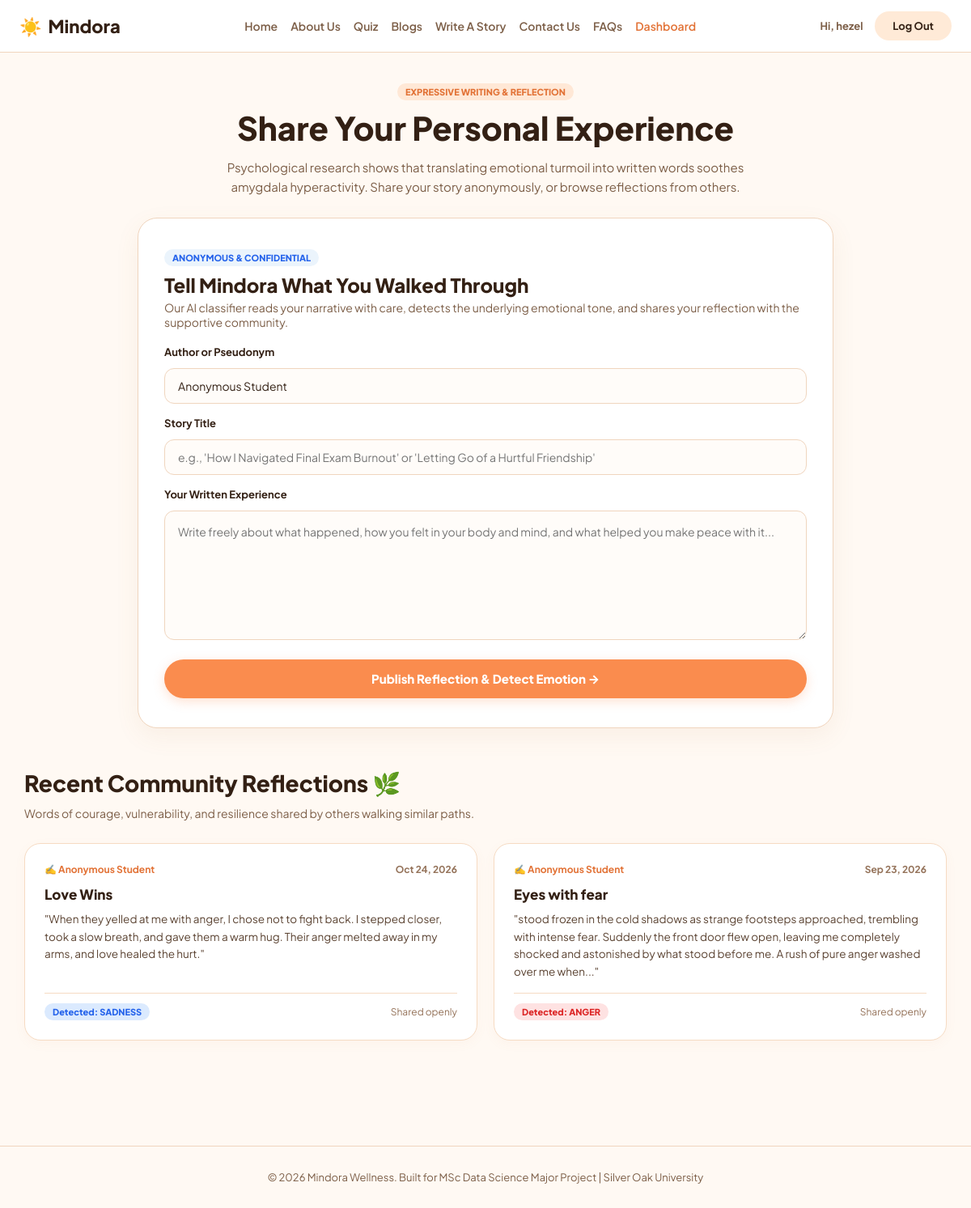
/story (signed in), run on the app's committed database.
### app.py (models this page shows)
class Story(db.Model):
    __tablename__ = "story"
    id = db.Column(db.Integer, primary_key=True)
    author = db.Column(db.String(100), default="Anonymous Student")
    title = db.Column(db.String(150), nullable=False)
    content = db.Column(db.Text, nullable=False)
    detected_emotion = db.Column(db.String(50), default="Reflective")
    timestamp = db.Column(db.DateTime, default=datetime.utcnow)

### app.py (the view, shortened to what this page needs)
@app.route("/story", methods=["GET", "POST"])
def write_story():
    stories = Story.query.order_by(Story.timestamp.desc()).limit(10).all()
    return render_template("story.html", stories=stories)

### templates/story.html (shortened to what this page needs)
{% extends "base.html" %}
{% block content %}
<div class="warm-page-container" style="padding-bottom: 70px;">
    <header class="quiz-hero-header" style="max-width: 900px; margin: 36px auto 26px auto; text-align: center; padding: 0 20px;">
        <span class="badge-mini" style="background: #FFE8D6; color: var(--orange-hover); margin-bottom: 8px;">EXPRESSIVE WRITING & REFLECTION</span>
        <h1 style="font-size: 40px; font-weight: 800; color: #332014; margin-bottom: 12px;">Share Your Personal Experience</h1>
        <p style="font-size: 15px; color: #7C5E47; line-height: 1.6; max-width: 680px; margin: 0 auto;">
            Psychological research shows that translating emotional turmoil into written words soothes amygdala hyperactivity. Share your story anonymously, or browse reflections from others.
        </p>
    </header>
    <section class="ai-demo-wrapper" style="max-width: 860px; margin-top: 10px;">
        <div class="demo-card" style="border: 1.5px solid var(--border-warm); box-shadow: 0 10px 30px rgba(180, 110, 60, 0.08);">
            <div class="demo-header">
                <span class="badge-mini" style="background: #EBF4FC; color: #2563EB;">ANONYMOUS & CONFIDENTIAL</span>
                <h2 style="font-size: 24px; font-weight: 800; color: #332014; margin-top: 8px;">Tell Mindora What You Walked Through</h2>
                <p style="font-size: 14px; color: var(--text-muted); margin-top: 4px;">
                    Our AI classifier reads your narrative with care, detects the underlying emotional tone, and shares your reflection with the supportive community.
                </p>
            </div>
            <form action="{{ url_for('write_story') }}" method="POST" style="margin-top: 20px;">
                <div class="form-group" style="margin-bottom: 16px;">
                    <label style="display: block; font-size: 13px; font-weight: 700; color: #332014; margin-bottom: 6px;">
                        Author or Pseudonym
                    </label>
                    <input type="text" name="author" placeholder="Anonymous Student (or your chosen pseudonym)" value="Anonymous Student" style="background: var(--card-sub); border: 1.5px solid var(--border-warm); padding: 12px 16px; border-radius: 12px; font-size: 14px; width: 100%;">
                </div>
                <div class="form-group" style="margin-bottom: 16px;">
                    <label style="display: block; font-size: 13px; font-weight: 700; color: #332014; margin-bottom: 6px;">
                        Story Title
                    </label>
                    <input type="text" name="title" required placeholder="e.g., 'How I Navigated Final Exam Burnout' or 'Letting Go of a Hurtful Friendship'" style="background: var(--card-sub); border: 1.5px solid var(--border-warm); padding: 12px 16px; border-radius: 12px; font-size: 14px; width: 100%;">
                </div>
                <div class="form-group" style="margin-bottom: 20px;">
                    <label style="display: block; font-size: 13px; font-weight: 700; color: #332014; margin-bottom: 6px;">
                        Your Written Experience
                    </label>
                    <textarea name="story" required placeholder="Write freely about what happened, how you felt in your body and mind, and what helped you make peace with it..." style="height: 160px; background: var(--card-sub); border: 1.5px solid var(--border-warm); padding: 14px 16px; border-radius: 12px; font-size: 14px; width: 100%; line-height: 1.6;"></textarea>
                </div>
                <button type="submit" class="btn-pill-orange btn-full" style="font-size: 15px; padding: 14px; font-weight: 800; cursor: pointer;">
                    Publish Reflection & Detect Emotion →
                </button>
            </form>
        </div>
    </section>
    <section class="headspace-section" style="max-width: 1140px; margin-top: 50px;">
        <h2 class="headspace-title" style="font-size: 28px; font-weight: 800; color: #332014; margin-bottom: 10px;">
            Recent Community Reflections 🌿
        </h2>
        <p style="font-size: 14px; color: var(--text-muted); margin-bottom: 28px;">
            Words of courage, vulnerability, and resilience shared by others walking similar paths.
        </p>
        <div class="plans-grid">
            {% if stories %}
                {% for s in stories %}
                <div class="plan-card" style="cursor: default; background: #FFFFFF; border: 1.5px solid var(--border-soft); border-radius: 20px; padding: 24px; box-shadow: 0 4px 14px rgba(220, 140, 90, 0.05); display: flex; flex-direction: column; justify-content: space-between;">
                    <div>
                        <div class="plan-top" style="display: flex; justify-content: space-between; font-size: 12px; font-weight: 700;">
                            <span style="color: var(--orange-hover);">✍️ {{ s.author }}</span>
                            <span style="color: #947259;">{{ s.timestamp.strftime('%b %d, %Y') }}</span>
                        </div>
                        <h4 style="font-size: 17px; font-weight: 800; color: #332014; margin: 12px 0 8px 0; line-height: 1.35;">
                            {{ s.title }}
                        </h4>
                        <p style="font-size: 13.5px; color: #5B4332; line-height: 1.6; margin-bottom: 16px;">
                            "{{ s.content[:240] }}{% if s.content|length > 240 %}...{% endif %}"
                        </p>
                    </div>
                    <div style="padding-top: 12px; border-top: 1px solid var(--border-soft); display: flex; justify-content: space-between; align-items: center;">
                        <span class="emotion-tag mood-{{ s.detected_emotion.lower() }}">
                            Detected: {{ s.detected_emotion.upper() }}
                        </span>
                        <span style="font-size: 12px; color: #947259;">Shared openly</span>
                    </div>
                </div>
                {% endfor %}
            {% endif %}
        </div>
    </section>
</div>
{% endblock %}

### templates/base.html (style rules this page uses)
:root { --bg-page: #FFF9F3; --text-primary: #332014; --text-muted: #7C5E47; --border-warm: #F0D5BE; --border-soft: #F6DBC3; --orange-primary: #FA8C4E; --orange-hover: #E27236; --card-bg: #FFFFFF; --card-sub: #FFFCF9; }
* { margin: 0; padding: 0; box-sizing: border-box; font-family: 'Plus Jakarta Sans', -apple-system, BlinkMacSystemFont, 'Segoe UI', Roboto, sans-serif; }
body { background-color: var(--bg-page); color: var(--text-primary); min-height: 100vh; display: flex; flex-direction: column; }
.btn-primary, .btn-pill-orange { background: var(--orange-primary); color: white; box-shadow: 0 4px 14px rgba(250, 140, 78, 0.25); border: none; border-radius: 50px; font-weight: 700; cursor: pointer; padding: 12px 28px; text-decoration: none; display: inline-block; transition: 0.2s; }
.btn-full { width: 100%; border-radius: 50px; padding: 14px; font-size: 14px; border: none; font-weight: 800; }
.ai-demo-wrapper, .headspace-section, .flourish-cards-grid, .faq-section, .safety-section { width: 100% !important; margin-left: auto !important; margin-right: auto !important; box-sizing: border-box !important; }
.demo-card { background: #FFFFFF; border-radius: 24px; padding: 36px 32px; border: 1.5px solid var(--border-warm); box-shadow: 0 10px 30px rgba(180, 110, 60, 0.08); }
.badge-mini { background: #FFE8D6; color: var(--orange-hover); font-size: 11px; font-weight: 800; padding: 4px 10px; border-radius: 50px; display: inline-block; }
textarea, input[type="text"], input[type="email"], input[type="password"], input[type="number"] { width: 100%; padding: 13px 16px; border-radius: 12px; border: 1.5px solid var(--border-warm); font-size: 14px; outline: none; background: var(--card-sub); color: var(--text-primary); transition: 0.2s border-color; margin-top: 6px; }
.plans-grid { display: grid; grid-template-columns: repeat(2, 1fr) !important; gap: 20px; margin-top: 16px; width: 100%; }
.plan-top { display: flex; justify-content: space-between; align-items: center; position: relative; z-index: 2; }
.headspace-title { font-size: 26px; font-weight: 800; color: var(--text-primary); margin-bottom: 24px; }
.emotion-tag { padding: 4px 10px; border-radius: 50px; font-size: 11px; font-weight: 800; display: inline-block; }
.mood-anger { background: #FEE2E2; color: #DC2626; }
.mood-sadness { background: #DBEAFE; color: #2563EB; }

### data on the page
Story: author "Anonymous Student", timestamp "Oct 24, 2026", title "Love Wins", content "When they yelled at me with anger, I chose not to fight back. I stepped closer, took a slow breath, and gave them a warm hug. Their anger melted away in my arms, and love healed the hurt.", detected_emotion "SADNESS"
Story: author "Anonymous Student", timestamp "Sep 23, 2026", title "Eyes with fear", content "stood frozen in the cold shadows as strange footsteps approached, trembling with intense fear. Suddenly the front door flew open, leaving me completely shocked and astonished by what stood before me. A rush of pure anger washed over me when", detected_emotion "ANGER"

### other printed values
{{ session.get('user_name', 'User').split()[0] }} "hezel"
